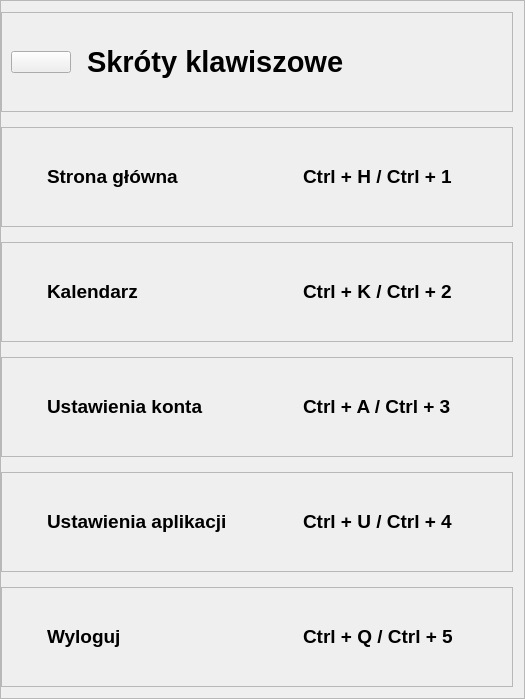
    <widget class="QFrame" name="skroty_lewo">
     <property name="frameShape">
      <enum>QFrame::StyledPanel</enum>
     </property>
     <property name="frameShadow">
      <enum>QFrame::Raised</enum>
     </property>
     <layout class="QVBoxLayout" name="verticalLayout">
      <property name="spacing">
       <number>15</number>
      </property>
      <property name="leftMargin">
       <number>0</number>
      </property>
      <item>
       <widget class="QFrame" name="skroty_klawiszowe_top">
        <property name="minimumSize">
         <size>
          <width>0</width>
          <height>100</height>
         </size>
        </property>
        <property name="maximumSize">
         <size>
          <width>16777215</width>
          <height>100</height>
         </size>
        </property>
        <property name="frameShape">
         <enum>QFrame::StyledPanel</enum>
        </property>
        <property name="frameShadow">
         <enum>QFrame::Raised</enum>
        </property>
        <layout class="QHBoxLayout" name="horizontalLayout_48">
         <item>
          <widget class="QPushButton" name="btn_powrot_skroty_klawiszowe">
           <property name="maximumSize">
            <size>
             <width>60</width>
             <height>16777215</height>
            </size>
           </property>
           <property name="text">
            <string/>
           </property>
           <property name="icon">
            <iconset>
             <normaloff>../icons/icons_blue/arrow-left.svg</normaloff>../icons/icons_blue/arrow-left.svg</iconset>
           </property>
           <property name="iconSize">
            <size>
             <width>40</width>
             <height>40</height>
            </size>
           </property>
          </widget>
         </item>
         <item>
          <spacer name="horizontalSpacer_6">
           <property name="orientation">
            <enum>Qt::Horizontal</enum>
           </property>
           <property name="sizeType">
            <enum>QSizePolicy::Maximum</enum>
           </property>
           <property name="sizeHint" stdset="0">
            <size>
             <width>10</width>
             <height>20</height>
            </size>
           </property>
          </spacer>
         </item>
         <item>
          <widget class="QLabel" name="lb_skroty_skroty_klawiszowe">
           <property name="minimumSize">
            <size>
             <width>0</width>
             <height>70</height>
            </size>
           </property>
           <property name="maximumSize">
            <size>
             <width>16777215</width>
             <height>70</height>
            </size>
           </property>
           <property name="font">
            <font>
             <pointsize>22</pointsize>
             <weight>75</weight>
             <bold>true</bold>
            </font>
           </property>
           <property name="text">
            <string>Skróty klawiszowe</string>
           </property>
          </widget>
         </item>
        </layout>
       </widget>
      </item>
      <item>
       <widget class="QFrame" name="skrot_strona_glowna">
        <property name="minimumSize">
         <size>
          <width>0</width>
          <height>100</height>
         </size>
        </property>
        <property name="maximumSize">
         <size>
          <width>16777215</width>
          <height>100</height>
         </size>
        </property>
        <property name="frameShape">
         <enum>QFrame::StyledPanel</enum>
        </property>
        <property name="frameShadow">
         <enum>QFrame::Raised</enum>
        </property>
        <layout class="QHBoxLayout" name="horizontalLayout_21">
         <item>
          <widget class="QLabel" name="lb_skroty_ikona_strona_glowna">
           <property name="minimumSize">
            <size>
             <width>30</width>
             <height>30</height>
            </size>
           </property>
           <property name="maximumSize">
            <size>
             <width>30</width>
             <height>30</height>
            </size>
           </property>
           <property name="font">
            <font>
             <pointsize>8</pointsize>
            </font>
           </property>
           <property name="text">
            <string/>
           </property>
           <property name="pixmap">
            <pixmap>../icons/icons_blue/home.svg</pixmap>
           </property>
           <property name="scaledContents">
            <bool>true</bool>
           </property>
          </widget>
         </item>
         <item>
          <widget class="QLabel" name="lb_skroty_strona_glowna">
           <property name="minimumSize">
            <size>
             <width>100</width>
             <height>45</height>
            </size>
           </property>
           <property name="maximumSize">
            <size>
             <width>16777215</width>
             <height>45</height>
            </size>
           </property>
           <property name="font">
            <font>
             <pointsize>14</pointsize>
             <weight>75</weight>
             <bold>true</bold>
            </font>
           </property>
           <property name="text">
            <string>Strona główna</string>
           </property>
          </widget>
         </item>
         <item>
          <widget class="QLabel" name="lb_skroty_skrot_strona_glowna">
           <property name="minimumSize">
            <size>
             <width>200</width>
             <height>0</height>
            </size>
           </property>
           <property name="maximumSize">
            <size>
             <width>200</width>
             <height>45</height>
            </size>
           </property>
           <property name="font">
            <font>
             <pointsize>14</pointsize>
             <weight>75</weight>
             <bold>true</bold>
            </font>
           </property>
           <property name="text">
            <string>Ctrl + H / Ctrl + 1</string>
           </property>
          </widget>
         </item>
        </layout>
       </widget>
      </item>
      <item>
       <widget class="QFrame" name="skrot_kalendarz">
        <property name="minimumSize">
         <size>
          <width>0</width>
          <height>100</height>
         </size>
        </property>
        <property name="maximumSize">
         <size>
          <width>16777215</width>
          <height>100</height>
         </size>
        </property>
        <property name="frameShape">
         <enum>QFrame::StyledPanel</enum>
        </property>
        <property name="frameShadow">
         <enum>QFrame::Raised</enum>
        </property>
        <layout class="QHBoxLayout" name="horizontalLayout_22">
         <item>
          <widget class="QLabel" name="lb_skroty_ikona_kalendarz">
           <property name="minimumSize">
            <size>
             <width>30</width>
             <height>30</height>
            </size>
           </property>
           <property name="maximumSize">
            <size>
             <width>30</width>
             <height>30</height>
            </size>
           </property>
           <property name="font">
            <font>
             <pointsize>8</pointsize>
            </font>
           </property>
           <property name="text">
            <string/>
           </property>
           <property name="pixmap">
            <pixmap>../icons/icons_blue/calendar.svg</pixmap>
           </property>
           <property name="scaledContents">
            <bool>true</bool>
           </property>
          </widget>
         </item>
         <item>
          <widget class="QLabel" name="lb_skroty_kalendarz">
           <property name="minimumSize">
            <size>
             <width>100</width>
             <height>45</height>
            </size>
           </property>
           <property name="maximumSize">
            <size>
             <width>16777215</width>
             <height>45</height>
            </size>
           </property>
           <property name="font">
            <font>
             <pointsize>14</pointsize>
             <weight>75</weight>
             <bold>true</bold>
            </font>
           </property>
           <property name="text">
            <string>Kalendarz</string>
           </property>
          </widget>
         </item>
         <item>
          <widget class="QLabel" name="lb_skroty_skrot_kalendarz">
           <property name="minimumSize">
            <size>
             <width>200</width>
             <height>0</height>
            </size>
           </property>
           <property name="maximumSize">
            <size>
             <width>200</width>
             <height>45</height>
            </size>
           </property>
           <property name="font">
            <font>
             <pointsize>14</pointsize>
             <weight>75</weight>
             <bold>true</bold>
            </font>
           </property>
           <property name="text">
            <string>Ctrl + K / Ctrl + 2</string>
           </property>
          </widget>
         </item>
        </layout>
       </widget>
      </item>
      <item>
       <widget class="QFrame" name="skrot_ustawienia_konta">
        <property name="minimumSize">
         <size>
          <width>0</width>
          <height>100</height>
         </size>
        </property>
        <property name="maximumSize">
         <size>
          <width>16777215</width>
          <height>100</height>
         </size>
        </property>
        <property name="frameShape">
         <enum>QFrame::StyledPanel</enum>
        </property>
        <property name="frameShadow">
         <enum>QFrame::Raised</enum>
        </property>
        <layout class="QHBoxLayout" name="horizontalLayout_44">
         <item>
          <widget class="QLabel" name="lb_skroty_ikona_ustawienia_konta">
           <property name="minimumSize">
            <size>
             <width>30</width>
             <height>30</height>
            </size>
           </property>
           <property name="maximumSize">
            <size>
             <width>30</width>
             <height>30</height>
            </size>
           </property>
           <property name="font">
            <font>
             <pointsize>8</pointsize>
            </font>
           </property>
           <property name="text">
            <string/>
           </property>
           <property name="pixmap">
            <pixmap>../icons/icons_blue/user.svg</pixmap>
           </property>
           <property name="scaledContents">
            <bool>true</bool>
           </property>
          </widget>
         </item>
         <item>
          <widget class="QLabel" name="lb_skroty_ustawienia_konta">
           <property name="minimumSize">
            <size>
             <width>100</width>
             <height>45</height>
            </size>
           </property>
           <property name="maximumSize">
            <size>
             <width>16777215</width>
             <height>45</height>
            </size>
           </property>
           <property name="font">
            <font>
             <pointsize>14</pointsize>
             <weight>75</weight>
             <bold>true</bold>
            </font>
           </property>
           <property name="text">
            <string>Ustawienia konta</string>
           </property>
          </widget>
         </item>
         <item>
          <widget class="QLabel" name="lb_skroty_skrot_ustawienia_konta">
           <property name="minimumSize">
            <size>
             <width>200</width>
             <height>0</height>
            </size>
           </property>
           <property name="maximumSize">
            <size>
             <width>200</width>
             <height>45</height>
            </size>
           </property>
           <property name="font">
            <font>
             <pointsize>14</pointsize>
             <weight>75</weight>
             <bold>true</bold>
            </font>
           </property>
           <property name="text">
            <string>Ctrl + A / Ctrl + 3</string>
           </property>
          </widget>
         </item>
        </layout>
       </widget>
      </item>
      <item>
       <widget class="QFrame" name="skrot_ustawienia">
        <property name="minimumSize">
         <size>
          <width>0</width>
          <height>100</height>
         </size>
        </property>
        <property name="maximumSize">
         <size>
          <width>16777215</width>
          <height>100</height>
         </size>
        </property>
        <property name="frameShape">
         <enum>QFrame::StyledPanel</enum>
        </property>
        <property name="frameShadow">
         <enum>QFrame::Raised</enum>
        </property>
        <layout class="QHBoxLayout" name="horizontalLayout_45">
         <item>
          <widget class="QLabel" name="lb_skroty_ikona_ustawienia">
           <property name="minimumSize">
            <size>
             <width>30</width>
             <height>30</height>
            </size>
           </property>
           <property name="maximumSize">
            <size>
             <width>30</width>
             <height>30</height>
            </size>
           </property>
           <property name="font">
            <font>
             <pointsize>8</pointsize>
            </font>
           </property>
           <property name="text">
            <string/>
           </property>
           <property name="pixmap">
            <pixmap>../icons/icons_blue/settings.svg</pixmap>
           </property>
           <property name="scaledContents">
            <bool>true</bool>
           </property>
          </widget>
         </item>
         <item>
          <widget class="QLabel" name="lb_skroty_ustawienia">
           <property name="minimumSize">
            <size>
             <width>100</width>
             <height>45</height>
            </size>
           </property>
           <property name="maximumSize">
            <size>
             <width>16777215</width>
             <height>45</height>
            </size>
           </property>
           <property name="font">
            <font>
             <pointsize>14</pointsize>
             <weight>75</weight>
             <bold>true</bold>
            </font>
           </property>
           <property name="text">
            <string>Ustawienia aplikacji</string>
           </property>
          </widget>
         </item>
         <item>
          <widget class="QLabel" name="lb_skroty_skrot_ustawienia">
           <property name="minimumSize">
            <size>
             <width>200</width>
             <height>0</height>
            </size>
           </property>
           <property name="maximumSize">
            <size>
             <width>200</width>
             <height>45</height>
            </size>
           </property>
           <property name="font">
            <font>
             <pointsize>14</pointsize>
             <weight>75</weight>
             <bold>true</bold>
            </font>
           </property>
           <property name="text">
            <string>Ctrl + U / Ctrl + 4</string>
           </property>
          </widget>
         </item>
        </layout>
       </widget>
      </item>
      <item>
       <widget class="QFrame" name="skrot_wyloguj">
        <property name="minimumSize">
         <size>
          <width>0</width>
          <height>100</height>
         </size>
        </property>
        <property name="maximumSize">
         <size>
          <width>16777215</width>
          <height>100</height>
         </size>
        </property>
        <property name="frameShape">
         <enum>QFrame::StyledPanel</enum>
        </property>
        <property name="frameShadow">
         <enum>QFrame::Raised</enum>
        </property>
        <layout class="QHBoxLayout" name="horizontalLayout_46">
         <item>
          <widget class="QLabel" name="lb_skroty_ikona_wyloguj">
           <property name="minimumSize">
            <size>
             <width>30</width>
             <height>30</height>
            </size>
           </property>
           <property name="maximumSize">
            <size>
             <width>30</width>
             <height>30</height>
            </size>
           </property>
           <property name="font">
            <font>
             <pointsize>8</pointsize>
            </font>
           </property>
           <property name="text">
            <string/>
           </property>
           <property name="pixmap">
            <pixmap>../icons/icons_blue/log-out.svg</pixmap>
           </property>
           <property name="scaledContents">
            <bool>true</bool>
           </property>
          </widget>
         </item>
         <item>
          <widget class="QLabel" name="lb_skroty_wyloguj">
           <property name="minimumSize">
            <size>
             <width>250</width>
             <height>45</height>
            </size>
           </property>
           <property name="maximumSize">
            <size>
             <width>16777215</width>
             <height>45</height>
            </size>
           </property>
           <property name="font">
            <font>
             <pointsize>14</pointsize>
             <weight>75</weight>
             <bold>true</bold>
            </font>
           </property>
           <property name="text">
            <string>Wyloguj</string>
           </property>
          </widget>
         </item>
         <item>
          <widget class="QLabel" name="lb_skroty_skrot_wyloguj">
           <property name="minimumSize">
            <size>
             <width>200</width>
             <height>0</height>
            </size>
           </property>
           <property name="maximumSize">
            <size>
             <width>200</width>
             <height>45</height>
            </size>
           </property>
           <property name="font">
            <font>
             <pointsize>14</pointsize>
             <weight>75</weight>
             <bold>true</bold>
            </font>
           </property>
           <property name="text">
            <string>Ctrl + Q / Ctrl + 5</string>
           </property>
          </widget>
         </item>
        </layout>
       </widget>
      </item>
     </layout>
    </widget>
